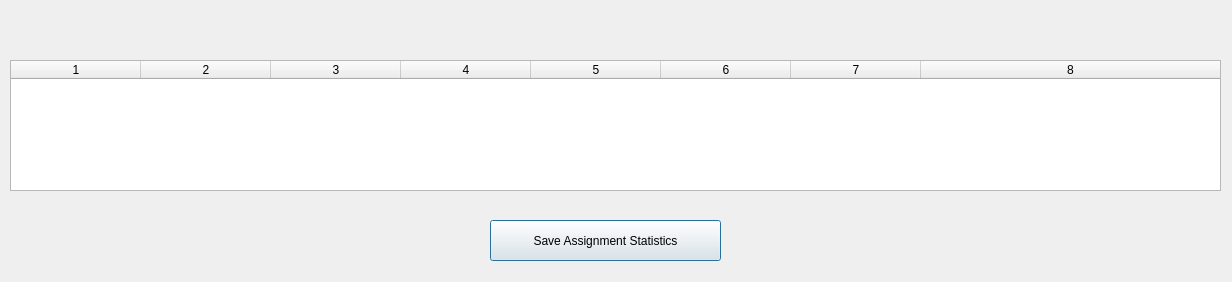
<?xml version="1.0" encoding="UTF-8"?>
<ui version="4.0">
 <class>Dialog</class>
 <widget class="QDialog" name="Dialog">
  <property name="geometry">
   <rect>
    <x>0</x>
    <y>0</y>
    <width>1232</width>
    <height>282</height>
   </rect>
  </property>
  <property name="windowTitle">
   <string>Dialog</string>
  </property>
  <widget class="QTableWidget" name="statsTable">
   <property name="geometry">
    <rect>
     <x>10</x>
     <y>60</y>
     <width>1211</width>
     <height>131</height>
    </rect>
   </property>
   <property name="sizeAdjustPolicy">
    <enum>QAbstractScrollArea::AdjustToContents</enum>
   </property>
   <property name="columnCount">
    <number>8</number>
   </property>
   <attribute name="horizontalHeaderCascadingSectionResizes">
    <bool>true</bool>
   </attribute>
   <attribute name="horizontalHeaderMinimumSectionSize">
    <number>130</number>
   </attribute>
   <attribute name="horizontalHeaderStretchLastSection">
    <bool>true</bool>
   </attribute>
   <column/>
   <column/>
   <column/>
   <column/>
   <column/>
   <column/>
   <column/>
   <column/>
  </widget>
  <widget class="QPushButton" name="saveStatsButton">
   <property name="geometry">
    <rect>
     <x>490</x>
     <y>220</y>
     <width>231</width>
     <height>41</height>
    </rect>
   </property>
   <property name="text">
    <string>Save Assignment Statistics</string>
   </property>
  </widget>
 </widget>
 <resources/>
 <connections/>
</ui>
